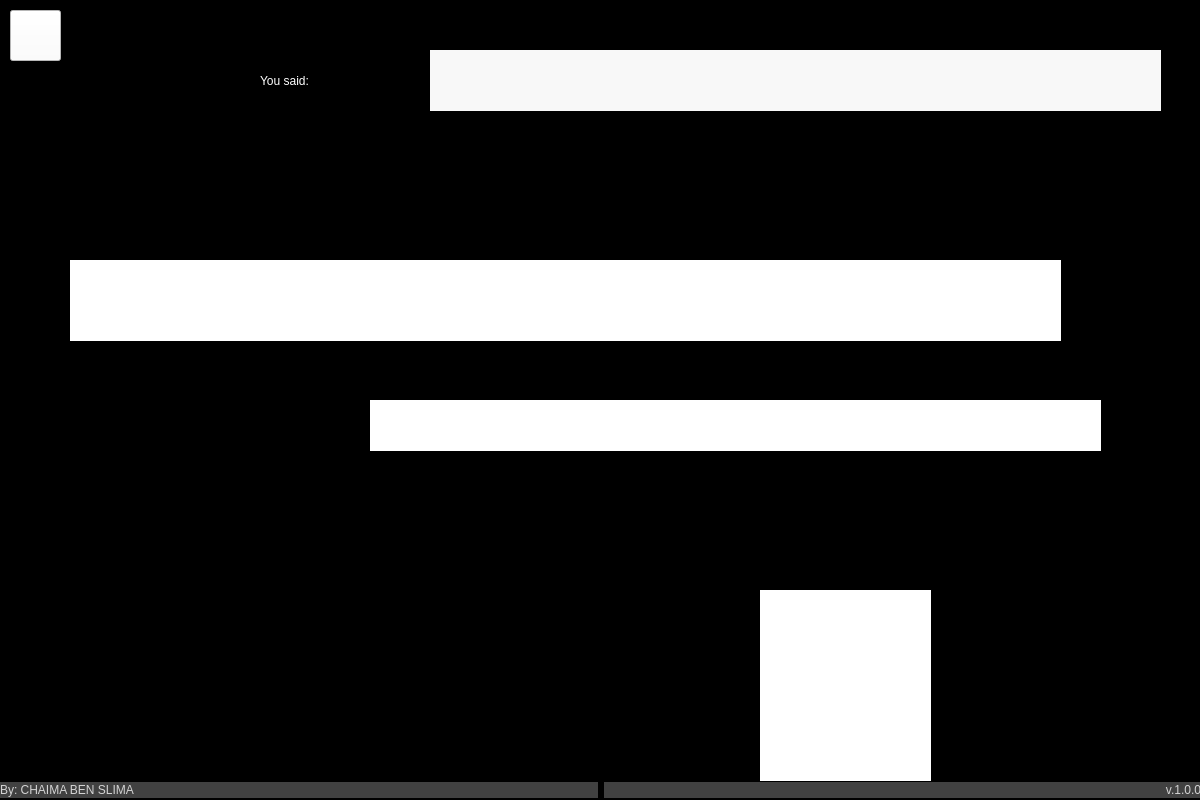
<?xml version="1.0" encoding="UTF-8"?>
<ui version="4.0">
 <class>Form</class>
 <widget class="QWidget" name="Form">
  <property name="geometry">
   <rect>
    <x>0</x>
    <y>0</y>
    <width>1200</width>
    <height>800</height>
   </rect>
  </property>
  <property name="minimumSize">
   <size>
    <width>1200</width>
    <height>800</height>
   </size>
  </property>
  <property name="maximumSize">
   <size>
    <width>1200</width>
    <height>800</height>
   </size>
  </property>
  <property name="windowTitle">
   <string>Virtual Doctor</string>
  </property>
  <property name="windowIcon">
   <iconset>
    <normaloff>../pictures/icone.jpg</normaloff>../pictures/icone.jpg</iconset>
  </property>
  <property name="styleSheet">
   <string notr="true">background-color: rgb(0, 0, 0);</string>
  </property>
  <widget class="QWidget" name="layoutWidget">
   <property name="geometry">
    <rect>
     <x>0</x>
     <y>770</y>
     <width>1201</width>
     <height>41</height>
    </rect>
   </property>
   <layout class="QHBoxLayout" name="horizontalLayout">
    <item>
     <widget class="QLabel" name="creditsLabel">
      <property name="maximumSize">
       <size>
        <width>16777215</width>
        <height>16</height>
       </size>
      </property>
      <property name="font">
       <font>
        <family>Segoe UI</family>
        <weight>50</weight>
        <italic>false</italic>
        <bold>false</bold>
       </font>
      </property>
      <property name="styleSheet">
       <string notr="true">background-color: rgb(65, 65, 65);
color: rgb(211, 211, 211);
</string>
      </property>
      <property name="text">
       <string>By: CHAIMA BEN SLIMA </string>
      </property>
      <property name="alignment">
       <set>Qt::AlignLeading|Qt::AlignLeft|Qt::AlignVCenter</set>
      </property>
     </widget>
    </item>
    <item>
     <widget class="QLabel" name="creditsLabel_2">
      <property name="maximumSize">
       <size>
        <width>16777215</width>
        <height>16</height>
       </size>
      </property>
      <property name="font">
       <font>
        <family>Segoe UI</family>
        <weight>50</weight>
        <italic>false</italic>
        <bold>false</bold>
       </font>
      </property>
      <property name="layoutDirection">
       <enum>Qt::RightToLeft</enum>
      </property>
      <property name="styleSheet">
       <string notr="true">background-color: rgb(65, 65, 65);
color: rgb(211, 211, 211);
</string>
      </property>
      <property name="text">
       <string>v.1.0.0</string>
      </property>
      <property name="alignment">
       <set>Qt::AlignRight|Qt::AlignTrailing|Qt::AlignVCenter</set>
      </property>
     </widget>
    </item>
   </layout>
  </widget>
  <widget class="QLabel" name="question_2">
   <property name="geometry">
    <rect>
     <x>760</x>
     <y>590</y>
     <width>171</width>
     <height>191</height>
    </rect>
   </property>
   <property name="styleSheet">
    <string notr="true">background-color: rgb(255, 255, 255);</string>
   </property>
   <property name="text">
    <string/>
   </property>
   <property name="pixmap">
    <pixmap>../pictures/David.png</pixmap>
   </property>
   <property name="scaledContents">
    <bool>true</bool>
   </property>
  </widget>
  <widget class="QLabel" name="label">
   <property name="geometry">
    <rect>
     <x>0</x>
     <y>150</y>
     <width>1191</width>
     <height>631</height>
    </rect>
   </property>
   <property name="text">
    <string/>
   </property>
   <property name="pixmap">
    <pixmap>../pictures/consultation bubble.png</pixmap>
   </property>
   <property name="scaledContents">
    <bool>true</bool>
   </property>
  </widget>
  <widget class="QPushButton" name="home">
   <property name="geometry">
    <rect>
     <x>10</x>
     <y>10</y>
     <width>51</width>
     <height>51</height>
    </rect>
   </property>
   <property name="styleSheet">
    <string notr="true">background-color: rgb(255, 255, 255);
color: rgb(0, 0, 0);
font: 75 9pt &quot;MS Shell Dlg 2&quot;;</string>
   </property>
   <property name="text">
    <string/>
   </property>
   <property name="icon">
    <iconset>
     <normaloff>../pictures/Home.png</normaloff>../pictures/Home.png</iconset>
   </property>
   <property name="iconSize">
    <size>
     <width>50</width>
     <height>50</height>
    </size>
   </property>
  </widget>
  <widget class="QLabel" name="label_3">
   <property name="geometry">
    <rect>
     <x>260</x>
     <y>40</y>
     <width>211</width>
     <height>81</height>
    </rect>
   </property>
   <property name="styleSheet">
    <string notr="true">color: rgb(255, 255, 255);
font: 24pt &quot;MS Shell Dlg 2&quot;;</string>
   </property>
   <property name="text">
    <string>You said:</string>
   </property>
  </widget>
  <widget class="QLabel" name="user">
   <property name="geometry">
    <rect>
     <x>430</x>
     <y>50</y>
     <width>731</width>
     <height>61</height>
    </rect>
   </property>
   <property name="styleSheet">
    <string notr="true">background-color: rgb(248, 248, 248);
font: 12pt &quot;Maiandra GD&quot;;


</string>
   </property>
   <property name="text">
    <string/>
   </property>
  </widget>
  <widget class="QLabel" name="AI">
   <property name="geometry">
    <rect>
     <x>70</x>
     <y>260</y>
     <width>991</width>
     <height>81</height>
    </rect>
   </property>
   <property name="styleSheet">
    <string notr="true">background-color: rgb(255, 255, 255);
font: 15pt &quot;Maiandra GD&quot;;

</string>
   </property>
   <property name="text">
    <string/>
   </property>
   <property name="wordWrap">
    <bool>true</bool>
   </property>
  </widget>
  <widget class="QLabel" name="listen">
   <property name="geometry">
    <rect>
     <x>370</x>
     <y>400</y>
     <width>731</width>
     <height>51</height>
    </rect>
   </property>
   <property name="styleSheet">
    <string notr="true">background-color: rgb(255, 255, 255);
color: rgb(255, 0, 0);
font: 24pt &quot;Maiandra GD&quot;;
</string>
   </property>
   <property name="text">
    <string/>
   </property>
  </widget>
  <zorder>label_3</zorder>
  <zorder>label</zorder>
  <zorder>layoutWidget</zorder>
  <zorder>question_2</zorder>
  <zorder>home</zorder>
  <zorder>user</zorder>
  <zorder>AI</zorder>
  <zorder>listen</zorder>
 </widget>
 <resources/>
 <connections/>
</ui>
